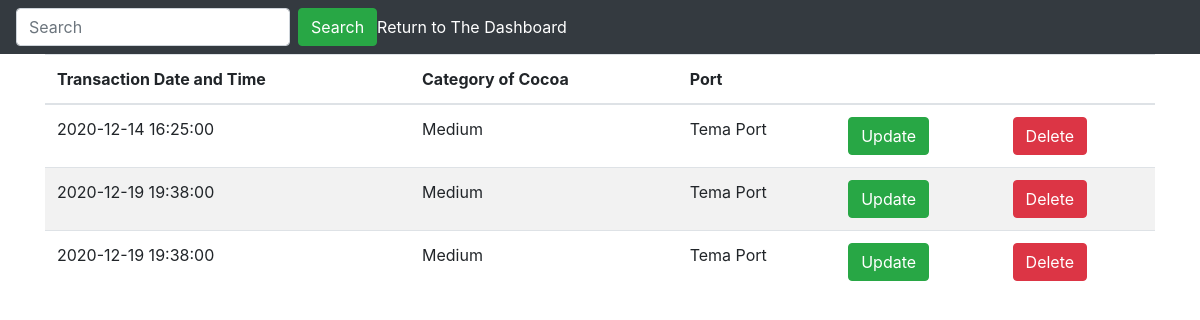
/ViewTables/ViewCCTs.php, run on the app's committed database.
### tables this page shows
CREATE TABLE `company_cocoa_transactions` (
  `TransactionID` int(10) UNSIGNED NOT NULL,
  `Transaction_Date_and_Time` datetime NOT NULL,
  `Category_Of_Cocoa` enum('Small','Medium','Large') NOT NULL,
  `Port` enum('Takoradi Port','Tema Port','Kaase Port') NOT NULL
);

### classescontrollers/CCT_controller.php (called while the page is built, shortened)
<?php
require("CCT_class.php");
function view_CCTfunc(){
	$CCT_array = array();
	$CCT_object = new CCT_class();
	$CCT_records = $CCT_object->viewCCT();
	if ($CCT_records) {
		while ($CCT_result = $CCT_object->db_fetch()) {
			$CCT_array[] = $CCT_result;
		}
	}
	return $CCT_array;
}

### classescontrollers/CCT_class.php (called while the page is built, shortened)
<?php
require(dirname(__FILE__))."/../Settings/db_class.php";
class CCT_class extends db_connection
{
	public function viewCCT(){
		$sql = "SELECT * FROM company_cocoa_transactions";
		return $this->db_query($sql);
	}
}
?>

### Settings/db_class.php (called while the page is built, shortened)
<?php
class db_connection
{
	public $db = null;
	public $results = null;
	function db_connect(){
		$this->db = mysqli_connect(SERVER,USERNAME,PASSWD,DATABASE);
		if (mysqli_connect_errno()) {
			return false;
		}else{
			return true;
		}
	}
	function db_query($sqlQuery){
		$this->results = mysqli_query($this->db,$sqlQuery);
		if ($this->results == false) {
			return false;
		}else{
			return true;
		}
	}
	function db_fetch(){
		return mysqli_fetch_assoc($this->results);
	}
}
?>

### ViewTables/ViewCCTs.php (the view, shortened to what this page needs)
<?php
require(dirname(__FILE__))."/../classescontrollers/CCT_controller.php";
?>
<!DOCTYPE html>
<html lang="en">
  <head>
        <link rel="stylesheet" href="https://maxcdn.bootstrapcdn.com/bootstrap/4.5.2/css/bootstrap.min.css">
        </head>
        <body>
              <nav class="navbar navbar-expand-sm bg-dark navbar-dark">
                <form class="form-inline" action="">
                  <input class="form-control mr-sm-2" type="text" placeholder="Search" name="Search" id="Search">
                  <button class="btn btn-success" type="submit">Search</button>
                </form>
                <a style="color:white" href="../Forms/Dashboard.php">Return to The Dashboard</a>
              </nav>
          <div class="container">
            <table class="table table-striped">
              <thead>
                <tr>
                  <th>Transaction Date and Time</th>
                  <th>Category of Cocoa</th>
                  <th>Port</th>
                  <th></th>
                  <th></th>
                </tr>
              </thead>
              <tbody>
                <tr>
                  <?php
                  if (isset($_GET['Search'])){
                        $Search = $_GET['Search'];
                        $Cocoas = searchCCTfunc($Search);
                        foreach ($Cocoas as $Cocoa ) {
                          echo
                          "<tr>
                            <td>".$Cocoa['Transaction_Date_and_Time']."</td>
                            <td>".$Cocoa['Category_Of_Cocoa']."</td>
                            <td>".$Cocoa['Port']."</td>
                             <td><a href='../Forms/Company_Cocoa_Transactions_Forms.php?update=".$Cocoa['TransactionID']."' class='btn btn-success'>Update</a></td>
                            <td><a href='../actions/Entity_Transacts.php?TransactionID=".$Cocoa['TransactionID']."' class='btn btn-danger'>Delete</a></td>
                          </tr>";
                          }
                      }
                  else{
                       $Coacas = view_CCTfunc();
                        foreach ($Coacas as $Cocoa ) {
                          echo
                          "<tr>
                            <td>".$Cocoa['Transaction_Date_and_Time']."</td>
                            <td>".$Cocoa['Category_Of_Cocoa']."</td>
                            <td>".$Cocoa['Port']."</td>
                            <td><a href='../Forms/Company_Cocoa_Transactions_Forms.php?update=".$Cocoa['TransactionID']."' class='btn btn-success'>Update</a></td>
                            <td><a href='../actions/Entity_Transacts.php?TransactionID=".$Cocoa['TransactionID']."' class='btn btn-danger'>Delete</a></td>
                          </tr>";
                          }
                  }
                  ?>
                </tbody>
              </table>
            </div>
          </body>
        </html>

### data on the page
company_cocoa_transactions: Transaction_Date_and_Time "2020-12-14 16:25:00", Category_Of_Cocoa "Medium", Port "Tema Port"
company_cocoa_transactions: Transaction_Date_and_Time "2020-12-19 19:38:00", Category_Of_Cocoa "Medium", Port "Tema Port"
company_cocoa_transactions: Transaction_Date_and_Time "2020-12-19 19:38:00", Category_Of_Cocoa "Medium", Port "Tema Port"
